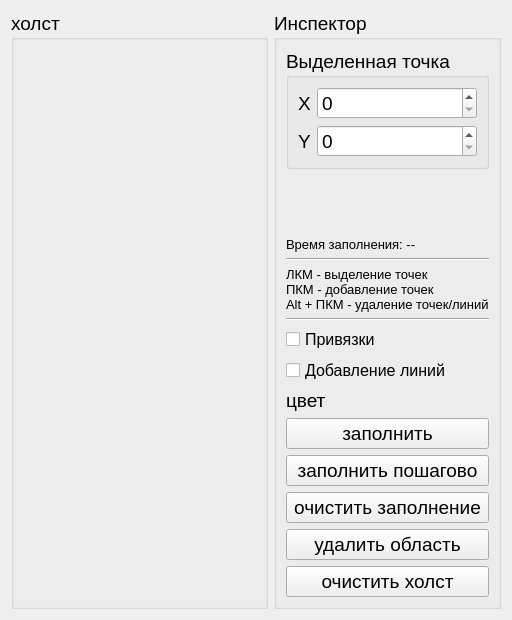
<?xml version="1.0" encoding="UTF-8"?>
<ui version="4.0">
 <class>fillerTab</class>
 <widget class="QWidget" name="fillerTab">
  <property name="geometry">
   <rect>
    <x>0</x>
    <y>0</y>
    <width>512</width>
    <height>620</height>
   </rect>
  </property>
  <property name="windowTitle">
   <string>Form</string>
  </property>
  <layout class="QHBoxLayout" name="horizontalLayout" stretch="8,2">
   <item>
    <widget class="QGroupBox" name="canvasGroup">
     <property name="font">
      <font>
       <pointsize>14</pointsize>
       <weight>50</weight>
       <bold>false</bold>
       <underline>false</underline>
       <kerning>true</kerning>
      </font>
     </property>
     <property name="title">
      <string>холст</string>
     </property>
     <property name="flat">
      <bool>false</bool>
     </property>
     <layout class="QGridLayout" name="gridLayout_5"/>
    </widget>
   </item>
   <item>
    <widget class="QGroupBox" name="tableGroup">
     <property name="font">
      <font>
       <pointsize>14</pointsize>
       <weight>50</weight>
       <bold>false</bold>
       <underline>false</underline>
       <kerning>true</kerning>
      </font>
     </property>
     <property name="title">
      <string>Инспектор</string>
     </property>
     <property name="flat">
      <bool>false</bool>
     </property>
     <layout class="QVBoxLayout" name="verticalLayout_5">
      <item>
       <widget class="QGroupBox" name="pointEditorGroup">
        <property name="title">
         <string>Выделенная точка</string>
        </property>
        <layout class="QGridLayout" name="gridLayout_2">
         <item row="0" column="0">
          <layout class="QFormLayout" name="pointEditor">
           <item row="0" column="0">
            <widget class="QLabel" name="label">
             <property name="text">
              <string>X</string>
             </property>
            </widget>
           </item>
           <item row="0" column="1">
            <widget class="QSpinBox" name="xInput">
             <property name="maximum">
              <number>3000</number>
             </property>
            </widget>
           </item>
           <item row="1" column="0">
            <widget class="QLabel" name="label_3">
             <property name="text">
              <string>Y</string>
             </property>
            </widget>
           </item>
           <item row="1" column="1">
            <widget class="QSpinBox" name="yInput">
             <property name="maximum">
              <number>3000</number>
             </property>
            </widget>
           </item>
          </layout>
         </item>
        </layout>
       </widget>
      </item>
      <item>
       <spacer name="verticalSpacer">
        <property name="orientation">
         <enum>Qt::Vertical</enum>
        </property>
        <property name="sizeHint" stdset="0">
         <size>
          <width>20</width>
          <height>1000</height>
         </size>
        </property>
       </spacer>
      </item>
      <item>
       <widget class="QLabel" name="fillTime">
        <property name="font">
         <font>
          <pointsize>10</pointsize>
          <weight>50</weight>
          <bold>false</bold>
          <underline>false</underline>
          <kerning>true</kerning>
         </font>
        </property>
        <property name="text">
         <string>Время заполнения: --</string>
        </property>
       </widget>
      </item>
      <item>
       <widget class="Line" name="line_2">
        <property name="orientation">
         <enum>Qt::Horizontal</enum>
        </property>
       </widget>
      </item>
      <item>
       <widget class="QLabel" name="label_4">
        <property name="font">
         <font>
          <pointsize>10</pointsize>
          <weight>50</weight>
          <bold>false</bold>
          <underline>false</underline>
          <kerning>true</kerning>
         </font>
        </property>
        <property name="text">
         <string>ЛКМ - выделение точек
ПКМ - добавление точек
Alt + ПКМ - удаление точек/линий</string>
        </property>
        <property name="textFormat">
         <enum>Qt::PlainText</enum>
        </property>
       </widget>
      </item>
      <item>
       <widget class="Line" name="line">
        <property name="orientation">
         <enum>Qt::Horizontal</enum>
        </property>
       </widget>
      </item>
      <item>
       <widget class="QCheckBox" name="constraintCheckBox">
        <property name="font">
         <font>
          <pointsize>12</pointsize>
          <weight>50</weight>
          <bold>false</bold>
          <underline>false</underline>
          <kerning>true</kerning>
         </font>
        </property>
        <property name="text">
         <string>Привязки</string>
        </property>
       </widget>
      </item>
      <item>
       <widget class="QCheckBox" name="linesCheckBox">
        <property name="font">
         <font>
          <pointsize>12</pointsize>
          <weight>50</weight>
          <bold>false</bold>
          <underline>false</underline>
          <kerning>true</kerning>
         </font>
        </property>
        <property name="text">
         <string>Добавление линий</string>
        </property>
       </widget>
      </item>
      <item>
       <layout class="QFormLayout" name="colorForm">
        <item row="0" column="0">
         <widget class="QLabel" name="label_2">
          <property name="text">
           <string>цвет</string>
          </property>
         </widget>
        </item>
       </layout>
      </item>
      <item>
       <widget class="QPushButton" name="fillButton">
        <property name="text">
         <string>заполнить</string>
        </property>
       </widget>
      </item>
      <item>
       <widget class="QPushButton" name="fillStepButton">
        <property name="text">
         <string>заполнить пошагово</string>
        </property>
       </widget>
      </item>
      <item>
       <widget class="QPushButton" name="clearFillButton">
        <property name="text">
         <string>очистить заполнение</string>
        </property>
       </widget>
      </item>
      <item>
       <widget class="QPushButton" name="removeRegionButton">
        <property name="text">
         <string>удалить область</string>
        </property>
       </widget>
      </item>
      <item>
       <widget class="QPushButton" name="clearButton">
        <property name="text">
         <string>очистить холст</string>
        </property>
       </widget>
      </item>
     </layout>
    </widget>
   </item>
  </layout>
 </widget>
 <resources/>
 <connections/>
</ui>
